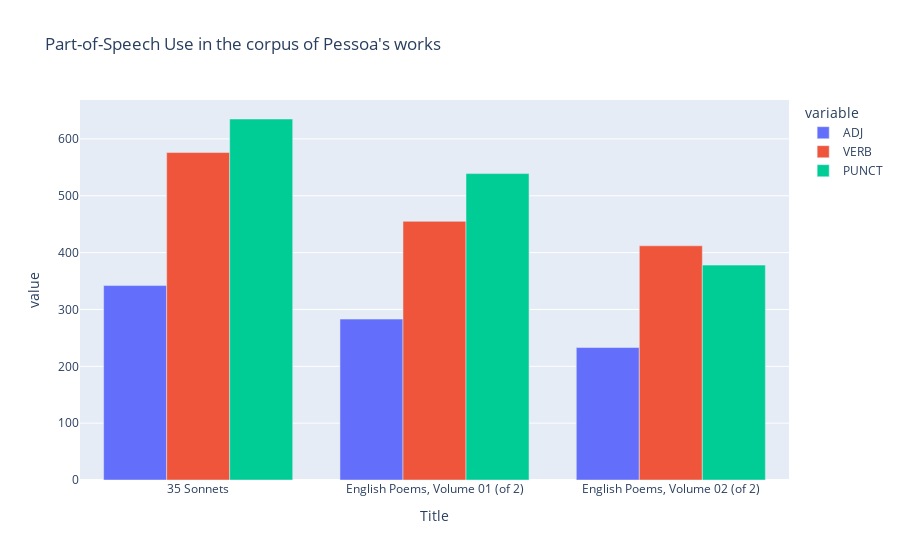

The code cell stored with this chart in its notebook:
### Markdown cell above
As we can see, the labeling is correct indicating that even the simple English language model is capable to perform this task well. Lastly, let's plot a graph to visualize the distribution of three categories of POS, namely adjectives, verbs and punctuation.

### Code cell
# Use plotly to plot part-of-speech use per text
fig = px.bar(pos_counts, x="Title", y=["ADJ", 'VERB', "PUNCT"], title="Part-of-Speech Use in the corpus of Pessoa's works", barmode='group')
fig.show()

### Figure 1 — Plotly figure (JSON) as saved in the notebook; plotly's stock layout.template omitted (floating-point values rounded to 4 significant figures)
{"data": [{"alignmentgroup": "True", "hovertemplate": "variable=ADJ<br>Title=%{x}<br>value=%{y}<extra></extra>", "legendgroup": "ADJ", "marker": {"color": "#636efa", "pattern": {"shape": ""}}, "name": "ADJ", "offsetgroup": "ADJ", "orientation": "v", "showlegend": true, "textposition": "auto", "type": "bar", "x": ["35 Sonnets", "English Poems, Volume 01 (of 2)", "English Poems, Volume 02 (of 2)"], "xaxis": "x", "y": [342, 283, 233], "yaxis": "y"}, {"alignmentgroup": "True", "hovertemplate": "variable=VERB<br>Title=%{x}<br>value=%{y}<extra></extra>", "legendgroup": "VERB", "marker": {"color": "#EF553B", "pattern": {"shape": ""}}, "name": "VERB", "offsetgroup": "VERB", "orientation": "v", "showlegend": true, "textposition": "auto", "type": "bar", "x": ["35 Sonnets", "English Poems, Volume 01 (of 2)", "English Poems, Volume 02 (of 2)"], "xaxis": "x", "y": [576, 455, 412], "yaxis": "y"}, {"alignmentgroup": "True", "hovertemplate": "variable=PUNCT<br>Title=%{x}<br>value=%{y}<extra></extra>", "legendgroup": "PUNCT", "marker": {"color": "#00cc96", "pattern": {"shape": ""}}, "name": "PUNCT", "offsetgroup": "PUNCT", "orientation": "v", "showlegend": true, "textposition": "auto", "type": "bar", "x": ["35 Sonnets", "English Poems, Volume 01 (of 2)", "English Poems, Volume 02 (of 2)"], "xaxis": "x", "y": [635, 539, 378], "yaxis": "y"}], "layout": {"autosize": true, "barmode": "group", "legend": {"title": {"text": "variable"}, "tracegroupgap": 0}, "title": {"text": "Part-of-Speech Use in the corpus of Pessoa's works"}, "xaxis": {"anchor": "y", "autorange": true, "domain": [0, 1], "range": [-0.5, 2.5], "title": {"text": "Title"}, "type": "category"}, "yaxis": {"anchor": "x", "autorange": true, "domain": [0, 1], "range": [0, 668.4], "title": {"text": "value"}, "type": "linear"}}}
